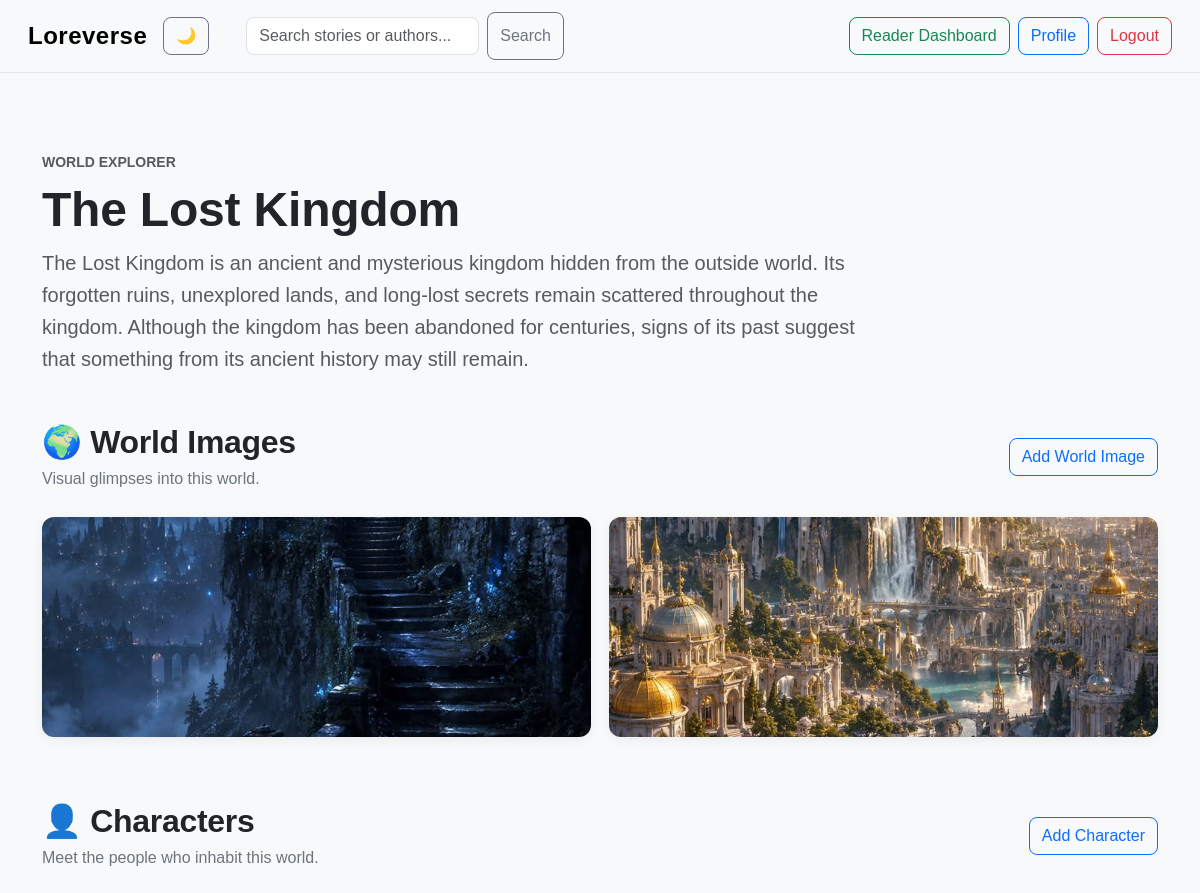
Page /stories/1/world/ (signed in, upper part) on the earlier database version.
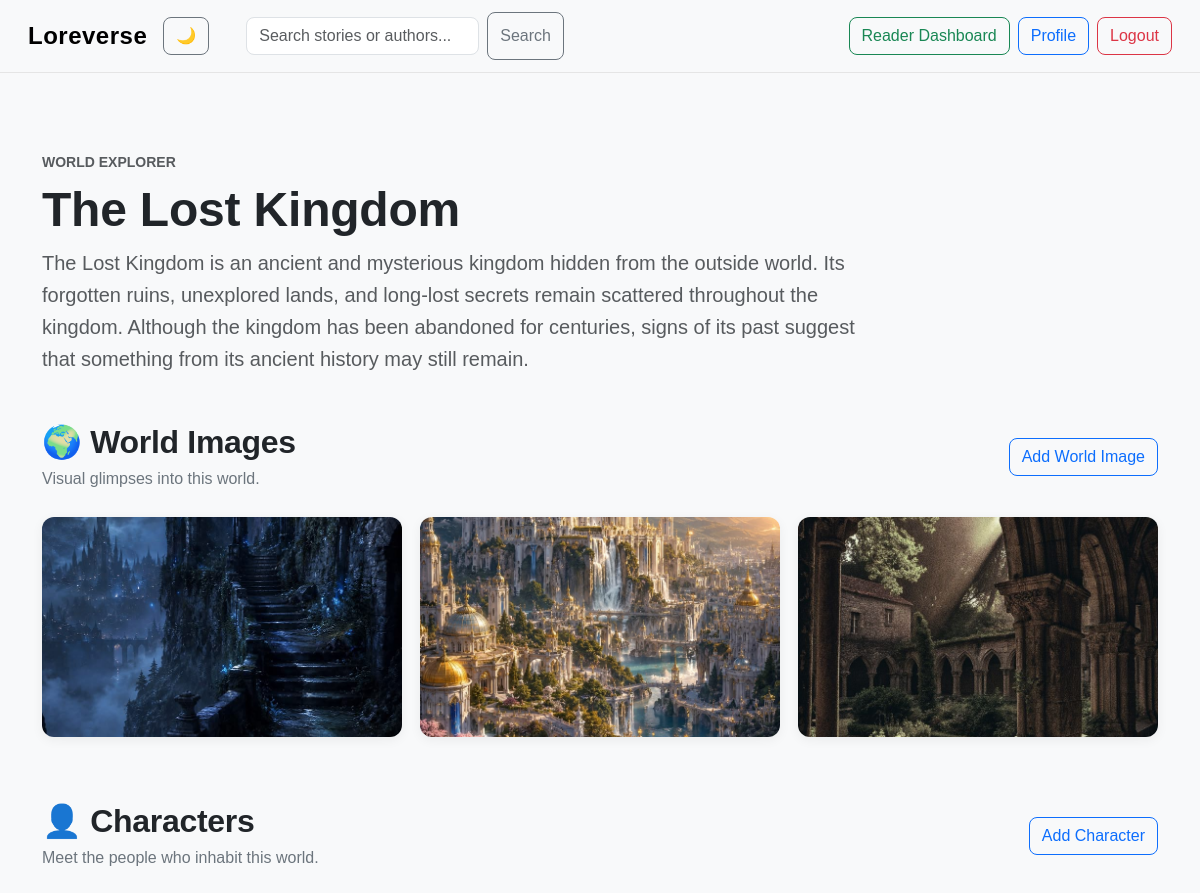
Same page on the later database version.
### loreverse/models.py (models this page shows, shortened)
class Story(models.Model):
    GENRE_CHOICES = [
        ("Fantasy", "Fantasy"),
        ("Romance", "Romance"),
        ("Mystery", "Mystery"),
        ("Horror", "Horror"),
        ("Science Fiction", "Science Fiction"),
        ("Adventure", "Adventure"),
        ("Other", "Other"),]
    title = models.CharField(max_length=200)
    genre = models.CharField(max_length=30, choices=GENRE_CHOICES, default="Other")
    tags = models.CharField(max_length=300, blank=True)
    description = models.TextField()
    author = models.ForeignKey(User, on_delete=models.CASCADE)
    published = models.BooleanField(default=False)
    created_at = models.DateTimeField(auto_now_add=True)
    updated_at = models.DateTimeField(auto_now=True)
    favorited_by = models.ManyToManyField(User, related_name="favorite_stories", blank=True)
    want_to_read_by = models.ManyToManyField(User, related_name="want_to_read_stories", blank=True)

class World(models.Model):
    story = models.OneToOneField(
        Story,
        on_delete=models.CASCADE,
        related_name="world"
    )
    description = models.TextField(blank=True)

class WorldImage(models.Model):
    world = models.ForeignKey(
        World,
        on_delete=models.CASCADE,
        related_name="images"
    )
    image = models.ImageField(upload_to="world_images/")

### loreverse/views.py (the view)
# urls.py: path("stories/<int:story_id>/world/", views.world_explorer, name="world_explorer"),
@login_required
def world_explorer(request, story_id):
    story = get_object_or_404(Story, id=story_id)
    if not story.published and story.author != request.user:
        return redirect("index")
    world = get_object_or_404(World, story=story)
    return render(request, "loreverse/world_explorer.html", {
        "story": story, "world": world,
    })

### loreverse/templates/loreverse/world_explorer.html (shortened to what this page needs)
{% extends "loreverse/layout.html" %}
{% block body %}
<div class="container py-5">
    <div class="world-header mb-5">
        <p class="text-muted text-uppercase small fw-semibold mb-2">
            World Explorer
        </p>
        <h1 class="display-5 fw-bold">
            {{ story.title }}
        </h1>
        <p class="lead text-muted mb-0">
            {{ world.description }}
        </p>
    </div>
    <section class="world-section">
        <div class="world-section-header">
            <div>
                <h2>🌍 World Images</h2>
                <p>Visual glimpses into this world.</p>
            </div>
            {% if request.user == story.author %}
                <a href="{% url 'add_world_image' story.id %}"
                   class="btn btn-outline-primary">
                    Add World Image
                </a>
            {% endif %}
        </div>
        {% if world.images.all %}
            <div class="world-image-grid">
                {% for image in world.images.all %}
                    <div class="world-image-card">
                        <img src="{{ image.image.url }}"
                             alt="{{ story.title }} world image">
                    </div>
                {% endfor %}
            </div>
        {% else %}
            <div class="empty-state">
                <p>No world images have been added yet.</p>
            </div>
        {% endif %}
    </section>
    <section class="world-section">
        <div class="world-section-header">
            <div>
                <h2>👤 Characters</h2>
                <p>Meet the people who inhabit this world.</p>
            </div>
            {% if request.user == story.author %}
                <a href="{% url 'create_character' story.id %}"
                   class="btn btn-outline-primary">
                    Add Character
                </a>
            {% endif %}
        </div>
        {% if world.characters.all %}
            <div class="row g-4">
            </div>
        {% else %}
            <div class="empty-state">
                <p>No characters have been added yet.</p>
            </div>
        {% endif %}
    </section>
</div>
{% endblock %}

### loreverse/templates/loreverse/layout.html (shortened to what this page needs)
{% load static %}
<!DOCTYPE html>
<html lang="en">
<head>
    <link href="https://cdn.jsdelivr.net/npm/bootstrap@5.3.8/dist/css/bootstrap.min.css" rel="stylesheet">
    <link rel="stylesheet" href="{% static 'loreverse/styles.css' %}">
</head>
<body>
<nav class="navbar navbar-expand-lg bg-body-tertiary px-3">
  <div class="container-fluid">
    <a class="navbar-brand" href="{% url 'index' %}">Loreverse</a>
    <button
    type="button"
    id="theme-toggle"
    class="btn btn-outline-secondary me-2"
    aria-label="Toggle dark mode">
    🌙
    </button>
    <div class="collapse navbar-collapse" id="mainNavbar">
      <form class="d-flex mx-lg-4 my-2 my-lg-0"
          method="get"
          action="{% url 'published_stories' %}">
          <input class="form-control me-2"
          type="search"name="q" placeholder="Search stories or authors..." value="{{ query|default:'' }}">
          <button class="btn btn-outline-secondary"type="submit">Search</button>
      </form>
      <div class="ms-lg-auto d-flex flex-column flex-lg-row gap-2">
        {% if user.is_authenticated %}
          <a class="btn btn-outline-success" href="{% url 'reader_dashboard' %}">Reader Dashboard</a>
          {% if request.resolver_match.url_name != "profile" %}
            <a class="btn btn-outline-primary" href="{% url 'profile' %}">Profile</a>
          {% endif %}
          <a class="btn btn-outline-danger" href="{% url 'logout' %}">Logout</a>
        {% else %}
          <a class="btn btn-outline-primary" href="{% url 'login' %}">Login</a>
          <a class="btn btn-primary" href="{% url 'register' %}">Register</a>
        {% endif %}
      </div>
    </div>
  </div>
</nav>
<main>
    {% block body %}
    {% endblock %}
</main>
</body>
</html>

### loreverse/static/loreverse/styles.css (style rules this page uses)
body { font-family: Arial, sans-serif; margin: 0; background-color : #f8f9fa; color: #212529; }
.navbar { border-bottom: 1px solid #e5e5e5; padding-top: 12px; padding-bottom: 12px; }
.navbar-brand { font-size: 1.5rem; font-weight: 700; letter-spacing: 0.5px; transition: opacity 0.2s ease; }
.navbar .btn { transition: all 0.2s ease; }
main { padding: 30px; max-width: 1400px; margin: 0 auto; }
a { transition: color 0.2s ease; }
input { margin: 5px; padding: 8px; }
.btn { transition: all 0.2s ease; }
section h2 { letter-spacing: -0.3px; }
h1, h2, h3, h4, h5, h6 { letter-spacing: -0.2px; }
h1 { font-weight: 700; }
p { line-height: 1.6; }
.container { max-width: 1200px; }
.form-control { border-radius: 8px; transition: border-color 0.2s ease, box-shadow 0.2s ease; }
.btn { border-radius: 8px; font-weight: 500; }
.world-header { max-width: 850px; }
.world-section { margin-bottom: 65px; }
.world-section-header { display: flex; justify-content: space-between; align-items: center; gap: 20px; margin-bottom: 25px; }
.world-section-header h2 { font-weight: 700; margin-bottom: 5px; }
.world-section-header p { color: #6c757d; margin-bottom: 0; }
.world-image-grid { display: grid; grid-template-columns: repeat(auto-fit, minmax(220px, 1fr)); gap: 18px; }
.world-image-card { overflow: hidden; border-radius: 12px; background-color: #ffffff; box-shadow: 0 3px 12px rgba(0, 0, 0, 0.06); }
.world-image-card img { display: block; width: 100%; height: 220px; object-fit: cover; transition: transform 0.3s ease; }

Differences in the rows shown:
added WorldImage: image (picture)
